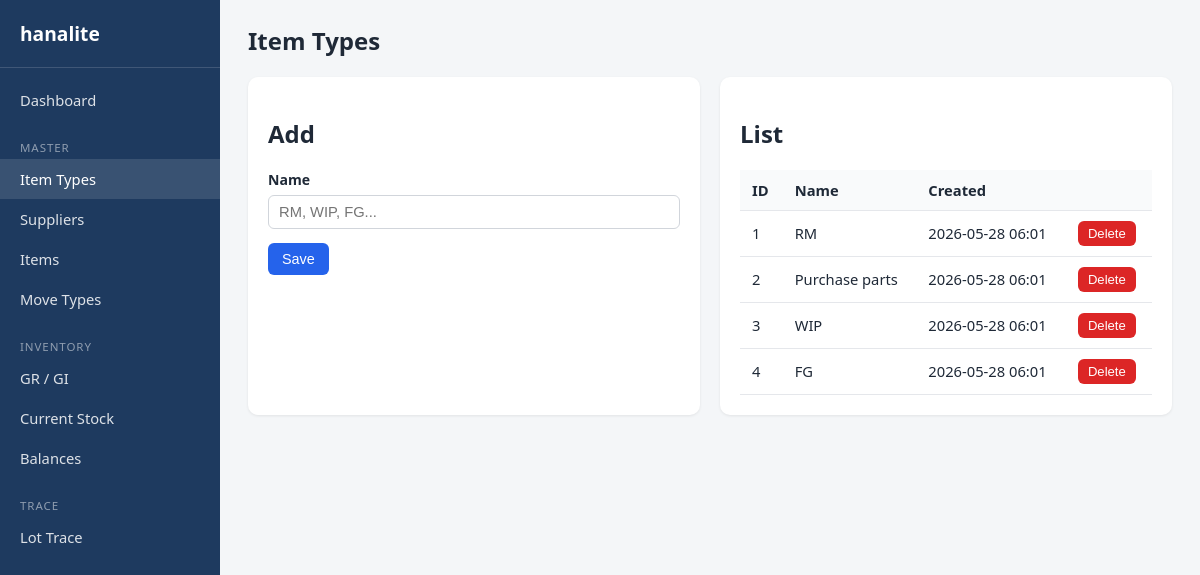
/masters/itemtyps.php, run on the app's committed database.
### tables this page shows
CREATE TABLE IF NOT EXISTS m_itemtyps (
    itemtyp_id   INT UNSIGNED NOT NULL AUTO_INCREMENT,
    itemtyp_nm   VARCHAR(100) NOT NULL,
    created_at   DATETIME NOT NULL DEFAULT CURRENT_TIMESTAMP,
    updated_at   DATETIME NOT NULL DEFAULT CURRENT_TIMESTAMP ON UPDATE CURRENT_TIMESTAMP,
    deleted_at   DATETIME NULL DEFAULT NULL,
    PRIMARY KEY (itemtyp_id)
);

### includes/functions.php (called while the page is built, shortened)
<?php
function db(): PDO
{
    static $pdo = null;
    if ($pdo === null) {
        $dsn = sprintf(
            'mysql:host=%s;port=%s;dbname=%s;charset=%s',
            DB_HOST,
            DB_PORT,
            DB_NAME,
            DB_CHARSET
        );
        $pdo = new PDO($dsn, DB_USER, DB_PASS, [
            PDO::ATTR_ERRMODE => PDO::ERRMODE_EXCEPTION,
            PDO::ATTR_DEFAULT_FETCH_MODE => PDO::FETCH_ASSOC,
        ]);
    }
    return $pdo;
}
function h(?string $value): string
{
    return htmlspecialchars((string) $value, ENT_QUOTES, 'UTF-8');
}
function active_menu(string $path): string
{
    $current = $_SERVER['SCRIPT_NAME'] ?? '';
    return str_contains($current, $path) ? 'active' : '';
}
function format_datetime(?string $dt): string
{
    return date('Y-m-d H:i', strtotime($dt));
}

### masters/itemtyps.php (the view, shortened to what this page needs)
<?php
require_once __DIR__ . '/../includes/header.php';
$rows = db()->query('SELECT itemtyp_id, itemtyp_nm, created_at FROM m_itemtyps WHERE deleted_at IS NULL ORDER BY itemtyp_id')->fetchAll();
?>
<div class="page-header"><h1>Item Types</h1></div>
<div class="grid-2">
    <div class="card">
        <h2>Add</h2>
        <form method="post">
            <div class="form-row">
                <label for="itemtyp_nm">Name</label>
                <input id="itemtyp_nm" name="itemtyp_nm" required placeholder="RM, WIP, FG...">
            </div>
            <button class="btn btn-primary" type="submit">Save</button>
        </form>
    </div>
    <div class="card">
        <h2>List</h2>
        <table>
            <thead><tr><th>ID</th><th>Name</th><th>Created</th><th></th></tr></thead>
            <tbody>
            <?php foreach ($rows as $row): ?>
                <tr>
                    <td><?= h((string) $row['itemtyp_id']) ?></td>
                    <td><?= h($row['itemtyp_nm']) ?></td>
                    <td><?= h(format_datetime($row['created_at'])) ?></td>
                    <td>
                        <form method="post" onsubmit="return confirm('Delete?');">
                            <button class="btn btn-danger btn-sm" type="submit">Delete</button>
                        </form>
                    </td>
                </tr>
            <?php endforeach; ?>
            </tbody>
        </table>
    </div>
</div>
<?php require_once __DIR__ . '/../includes/footer.php'; ?>

### includes/header.php (shortened to what this page needs)
<?php
require_once __DIR__ . '/functions.php';
?>
<!DOCTYPE html>
<html lang="ja">
<head>
    <link rel="stylesheet" href="<?= h(BASE_URL) ?>/assets/style.css">
</head>
<body>
<div class="layout">
    <aside class="sidebar">
        <div class="brand"><?= h(APP_NAME) ?></div>
        <nav>
            <a class="<?= active_menu('/index.php') ?>" href="<?= h(BASE_URL) ?>/index.php">Dashboard</a>
            <div class="nav-group">Master</div>
            <a class="<?= active_menu('/masters/itemtyps.php') ?>" href="<?= h(BASE_URL) ?>/masters/itemtyps.php">Item Types</a>
            <a class="<?= active_menu('/masters/suppliers.php') ?>" href="<?= h(BASE_URL) ?>/masters/suppliers.php">Suppliers</a>
            <a class="<?= active_menu('/masters/items.php') ?>" href="<?= h(BASE_URL) ?>/masters/items.php">Items</a>
            <a class="<?= active_menu('/masters/movetyps.php') ?>" href="<?= h(BASE_URL) ?>/masters/movetyps.php">Move Types</a>
            <div class="nav-group">Inventory</div>
            <a class="<?= active_menu('/transactions/grgi.php') ?>" href="<?= h(BASE_URL) ?>/transactions/grgi.php">GR / GI</a>
            <a class="<?= active_menu('/transactions/currents.php') ?>" href="<?= h(BASE_URL) ?>/transactions/currents.php">Current Stock</a>
            <a class="<?= active_menu('/transactions/balances.php') ?>" href="<?= h(BASE_URL) ?>/transactions/balances.php">Balances</a>
            <div class="nav-group">Trace</div>
            <a class="<?= active_menu('/trace/lot.php') ?>" href="<?= h(BASE_URL) ?>/trace/lot.php">Lot Trace</a>
        </nav>
    </aside>
    <main class="content">

### includes/footer.php
    </main>
</div>
</body>
</html>

### assets/style.css (style rules this page uses)
* { box-sizing: border-box; }
body { margin: 0; font-family: "Segoe UI", "Hiragino Sans", "Meiryo", sans-serif; background: #f4f6f8; color: #1f2937; }
.layout { display: flex; min-height: 100vh; }
.sidebar { width: 220px; background: #1e3a5f; color: #fff; padding: 20px 0; }
.brand { font-size: 1.2rem; font-weight: 700; padding: 0 20px 20px; border-bottom: 1px solid rgba(255,255,255,.15); }
.sidebar nav { padding-top: 12px; }
.sidebar a { display: block; color: rgba(255,255,255,.85); text-decoration: none; padding: 10px 20px; font-size: .92rem; }
.sidebar a:hover, .sidebar a.active { background: rgba(255,255,255,.12); color: #fff; }
.nav-group { margin-top: 14px; padding: 6px 20px 4px; font-size: .72rem; text-transform: uppercase; letter-spacing: .08em; color: rgba(255,255,255,.5); }
.content { flex: 1; padding: 24px 28px; }
.page-header { display: flex; justify-content: space-between; align-items: center; margin-bottom: 20px; }
.page-header h1 { margin: 0; font-size: 1.5rem; }
.card { background: #fff; border-radius: 10px; padding: 20px; box-shadow: 0 1px 3px rgba(0,0,0,.08); margin-bottom: 20px; }
.grid-2 { display: grid; grid-template-columns: 1fr 1fr; gap: 20px; }
table { width: 100%; border-collapse: collapse; font-size: .92rem; }
th, td { padding: 10px 12px; border-bottom: 1px solid #e5e7eb; text-align: left; }
th { background: #f9fafb; font-weight: 600; }
.form-row { margin-bottom: 14px; }
.form-row label { display: block; margin-bottom: 6px; font-size: .88rem; font-weight: 600; }
.form-row input, .form-row select, .form-row textarea { width: 100%; max-width: 420px; padding: 8px 10px; border: 1px solid #d1d5db; border-radius: 6px; font-size: .92rem; }
.btn { display: inline-block; padding: 8px 14px; border: none; border-radius: 6px; cursor: pointer; text-decoration: none; font-size: .9rem; }
.btn-primary { background: #2563eb; color: #fff; }
.btn-danger { background: #dc2626; color: #fff; }
.btn-sm { padding: 5px 10px; font-size: .82rem; }

### data on the page
m_itemtyps: itemtyp_id "1", itemtyp_nm "RM", created_at "2026-05-28 06:01"
m_itemtyps: itemtyp_id "2", itemtyp_nm "Purchase parts", created_at "2026-05-28 06:01"
m_itemtyps: itemtyp_id "3", itemtyp_nm "WIP", created_at "2026-05-28 06:01"
m_itemtyps: itemtyp_id "4", itemtyp_nm "FG", created_at "2026-05-28 06:01"

### other printed values
APP_NAME "hanalite"
